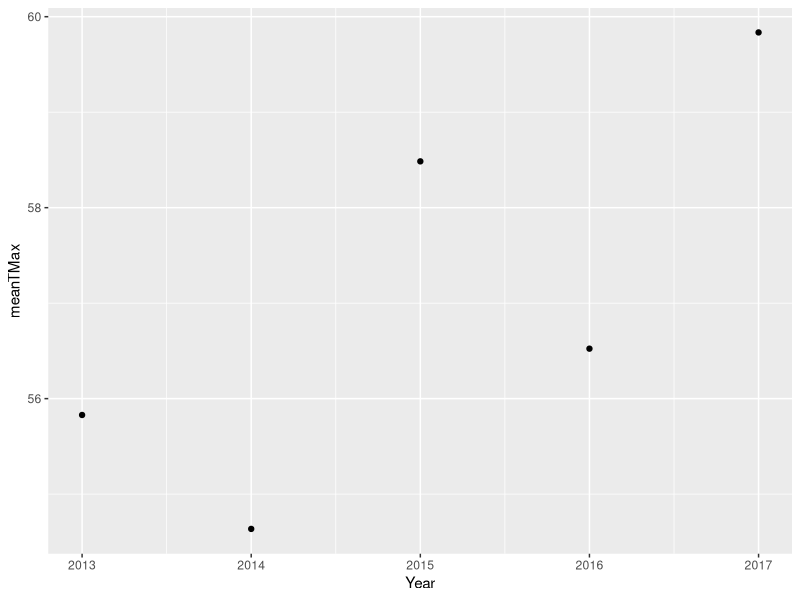

Write the R code that produced this figure.

##################################################
####                                          ####  
####  R Bootcamp #2, Module 2                 ####
####                                          #### 
####   University of Nevada, Reno             ####
####                                          #### 
##################################################


#########################################
####  Data Wrangling with Tidyverse  ####
####                                 ####
####  Author: Christine Albano       ####
#########################################



# install.packages("tidyverse")
library(tidyverse)


####
####  Using the pipe operator %>% (ctrl-shift-m)
####

# start with a simple example
x <- 3

# calculate the log of x
log(x) # form f(x) is equivalent to

x %>% log() # form x %>% f

# example of multiple steps in pipe
round(log(x), digits=2) # form g(f(x)) is equivalent to

x %>% log() %>% round(digits=2) # form x %>% f %>%  g


####
####  Import data as a Tibble dataframe and take a quick glance
####

# import meteorological data from Hungry Horse (HH) and Polson Kerr (PK) dams as tibble dataframe using readr 
clim_data <- read_csv("MTMetStations.csv")

# display tibble - note nice formatting and variable info, entire dataset is not displayed as is case in read.csv
clim_data

 # display the last few lines of the data frame
tail(clim_data)


####
####  Use Tidyr verbs to make data 'tidy'
####

# look at clim_data -- is it in tidy format? What do we need to do to get it there?
head(clim_data)

# gather column names into a new column called 'climvar_station', and all of the numeric precip and temp values into a column called 'value'. By including -Date, we indicate that we don't want to gather this column.
clim_vars_longer <- clim_data %>% pivot_longer( 
                           cols = !Date,
                           names_to = "climvar_station",
                           values_to = "value"
                    )

clim_vars_longer

# separate the climvar_station column into two separate columns that identify the climate variable and the station
clim_vars_separate <- clim_vars_longer %>% separate(
                           col = climvar_station, 
                           into = c("Station","climvar")
                      )

clim_vars_separate

# pivot_wider distributes the clim_var column into separate columns, with the data values from the 'value' column
tidy_clim_data <- clim_vars_separate %>% pivot_wider( 
                        names_from = climvar, 
                        values_from = value
                  )

tidy_clim_data

  
# repeat above as single pipe series without creation of intermediate datasets
  
tidy_clim_data <- clim_data %>% 
  pivot_longer(cols = !Date,
               names_to = "climvar_station",
               values_to = "value") %>% 
  separate(col = climvar_station, 
           into = c("Station","climvar")) %>% 
  pivot_wider(names_from = climvar, 
              values_from = value)
  
tidy_clim_data



####
####  Use dplyr verbs to wrangle data
####

# example of simple data selection and summary using group_by, summarize, and mutate verbs

# take tidy_clim_data, then
# group data by station, then 
# calculate summaries and put in columns with names mean.precip.in, mean.TMax.F, and mean.Tmin.F, then 
# transform to metric and put in new columns mean.precip.in, mean.TMax.F, and mean.Tmin.F

station_mean1 <- tidy_clim_data %>%
  group_by(Station) %>% 
  summarize(
    mean.precip.in = mean(PrcpIN, na.rm=TRUE),
    mean.TMax.F = mean(TMaxF, na.rm=TRUE),
    mean.TMin.F = mean(TMinF, na.rm=TRUE)) %>%
  mutate(
    mean.precip.mm = mean.precip.in * 25.4,
    mean.TMax.C = (mean.TMax.F - 32) * 5 / 9,
    mean.TMin.C = (mean.TMin.F - 32) * 5 / 9
  )
  
station_mean1
  
# using variants

# take tidy_clim_data, then
# group data by station, then 
# calculate summary (mean of all non-NA values) for numeric data only, then 
# transform temp data (.) from F to C, then
# transform precip data (.) from in to mm


station_mean2 <- tidy_clim_data %>%
  group_by(Station) %>% 
  summarize_if(is.numeric, mean, na.rm=TRUE) %>%
  mutate_at(vars(TMaxF, TMinF), funs(C=(.-32)*5/9)) %>% 
  mutate_at(vars(PrcpIN), funs(Prcp.mm=.*25.4))

station_mean2
  

#### 
####  Using lubridate to format and create date data types
####

library(lubridate)

date_string <- ("2017-01-31")

# convert date string into date format by identifing the order in which year, month, and day appear in your dates, then arrange "y", "m", and "d" in the same order. That gives you the name of the lubridate function that will parse your date

date_dtformat <- ymd(date_string)

# note the different formats of the date_string and date_dtformat objects in the environment window.

# a variety of other formats/orders can also be accommodated. Note how each of these are reformatted to "2017-01-31" A timezone can be specified using tz=

mdy("January 31st, 2017")
dmy("31-Jan-2017")
ymd(20170131)
ymd(20170131, tz = "UTC")

# can also make a date from components. this is useful if you have columns for year, month, day in a dataframe
year<-2017
month<-1
day<-31
make_date(year, month, day)


# times can be included as well. Note that unless otherwise specified, R assumes UTC time

ymd_hms("2017-01-31 20:11:59")
mdy_hm("01/31/2017 08:01")

# we can also have R tell us the current time or date

now()
now(tz = "UTC")
today()


####
####  Parsing dates with lubridate
####

datetime <- ymd_hms("2016-07-08 12:34:56")

# year
year(datetime)

# month as numeric
month(datetime)

# month as name
month(datetime, label = TRUE)

# day of month
mday(datetime)

# day of year (julian day)
yday(datetime)

# day of week
wday(datetime)
wday(datetime, label = TRUE, abbr = FALSE)


#### 
####  Using lubridate with dataframes and dplyr verbs
####

# going back to our tidy_clim_data dataset we see that the date column is formatted as character, not date
head(tidy_clim_data)

# change format of date column
tidy_clim_data <- tidy_clim_data %>% 
  mutate(Date = mdy(Date))
tidy_clim_data
# parse date into year, month, day, and day of year columns
tidy_clim_data <- tidy_clim_data %>% mutate(
  Year = year(Date),
  Month = month(Date),
  Day = mday(Date),
  Yday = yday(Date))

tidy_clim_data

# Assignment problem
Nabil<-tidy_clim_data %>%
  group_by(Year) %>%
  summarize(meanTMax = mean(TMaxF))
ggplot(Nabil) +
  geom_point(aes(x=Year, y=meanTMax))
